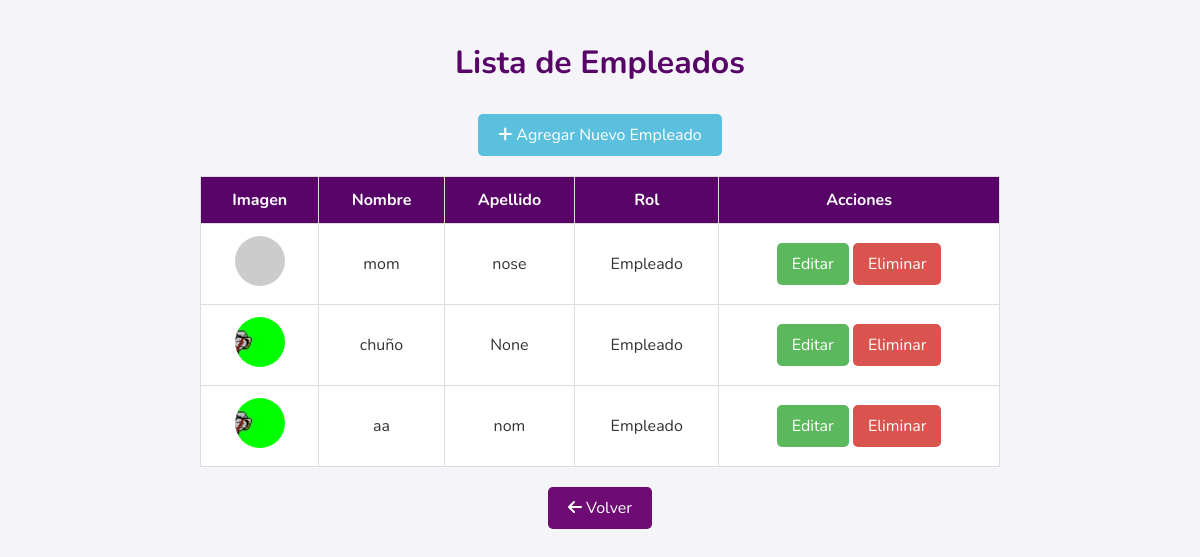
/empleados/, run on the app's committed database.
### gestion/models.py (models this page shows, shortened)
class Empleado(models.Model):
    ROLES = [
        ('Empleado', 'Empleado'),
        ('Jefe', 'Jefe'),
    ]
    nombre = models.CharField(max_length=255)
    apellido = models.CharField(max_length=255, blank=True, null=True)
    rol = models.CharField(max_length=10, choices=ROLES)
    codigo = models.CharField(max_length=10, blank=True, null=True)
    imagen = models.ImageField(upload_to='empleados/', blank=True, null=True)

### gestion/views.py (the view)
# urls.py: path('empleados/', views.lista_empleados, name='lista_empleados'),
def lista_empleados(request):
    empleados = Empleado.objects.all()
    return render(request, 'gestion/lista_empleados.html', {'empleados': empleados})

### gestion/templates/gestion/lista_empleados.html (shortened to what this page needs)
<!DOCTYPE html>
<html lang="es">
<head>
    <link rel="stylesheet" href="https://cdnjs.cloudflare.com/ajax/libs/font-awesome/6.0.0-beta3/css/all.min.css">
</head>
<body>
    <h1>Lista de Empleados</h1>
    <a href="{% url 'agregar_empleado' %}" class="btn-add"><i class="fas fa-plus"></i> Agregar Nuevo Empleado</a>
    <table>
        <thead>
            <tr>
                <th>Imagen</th>
                <th>Nombre</th>
                <th>Apellido</th>
                <th>Rol</th>
                <th>Acciones</th>
            </tr>
        </thead>
        <tbody>
            {% for empleado in empleados %}
            <tr>
                <td>
                    <img src="{% if empleado.imagen %}{{ empleado.imagen.url }}{% else %}https://via.placeholder.com/50{% endif %}" alt="Imagen de {{ empleado.nombre }}">
                </td>
                <td>{{ empleado.nombre }}</td>
                <td>{{ empleado.apellido }}</td>
                <td>{{ empleado.get_rol_display }}</td>
                <td>
                    <a href="{% url 'editar_empleado' empleado.id %}" class="btn btn-edit">Editar</a>
                    <a href="{% url 'eliminar_empleado' empleado.id %}" class="btn btn-delete">Eliminar</a>
                </td>
            </tr>
            {% empty %}
            <tr>
                <td colspan="5">No hay empleados registrados.</td>
            </tr>
            {% endfor %}
        </tbody>
    </table>
    <a href="{% url 'gestion_empleados' %}" class="back-btn"><i class="fas fa-arrow-left"></i> Volver</a>
</body>
</html>

### gestion/templates/gestion/lista_empleados.html (style rules this page uses)
body { font-family: 'Nunito', sans-serif; background-color: #f4f4f9; margin: 0; padding: 20px; display: flex; flex-direction: column; align-items: center; }
h1 { color: #580367; margin-bottom: 30px; }
table { width: 100%; max-width: 800px; border-collapse: collapse; margin-bottom: 20px; }
table, th, td { border: 1px solid #ddd; }
th, td { padding: 12px; text-align: center; }
th { background-color: #580367; color: white; }
td { background-color: #fff; color: #333; }
img { width: 50px; height: 50px; border-radius: 50%; object-fit: cover; }
.btn { padding: 10px 15px; text-decoration: none; border-radius: 5px; color: white; transition: background-color 0.3s ease; }
.btn-edit { background-color: #5cb85c; }
.btn-delete { background-color: #d9534f; }
.btn-add { background-color: #5bc0de; padding: 10px 20px; border: none; cursor: pointer; margin-bottom: 20px; text-decoration: none; color: white; border-radius: 5px; }
.back-btn { padding: 10px 20px; background-color: #6f0b75; color: white; border-radius: 5px; text-decoration: none; }

### data on the page
Empleado: nombre "mom", apellido "nose", rol "Empleado"
Empleado: imagen (picture), nombre "chuño", apellido "None", rol "Empleado"
Empleado: imagen (picture), nombre "aa", apellido "nom", rol "Empleado"
